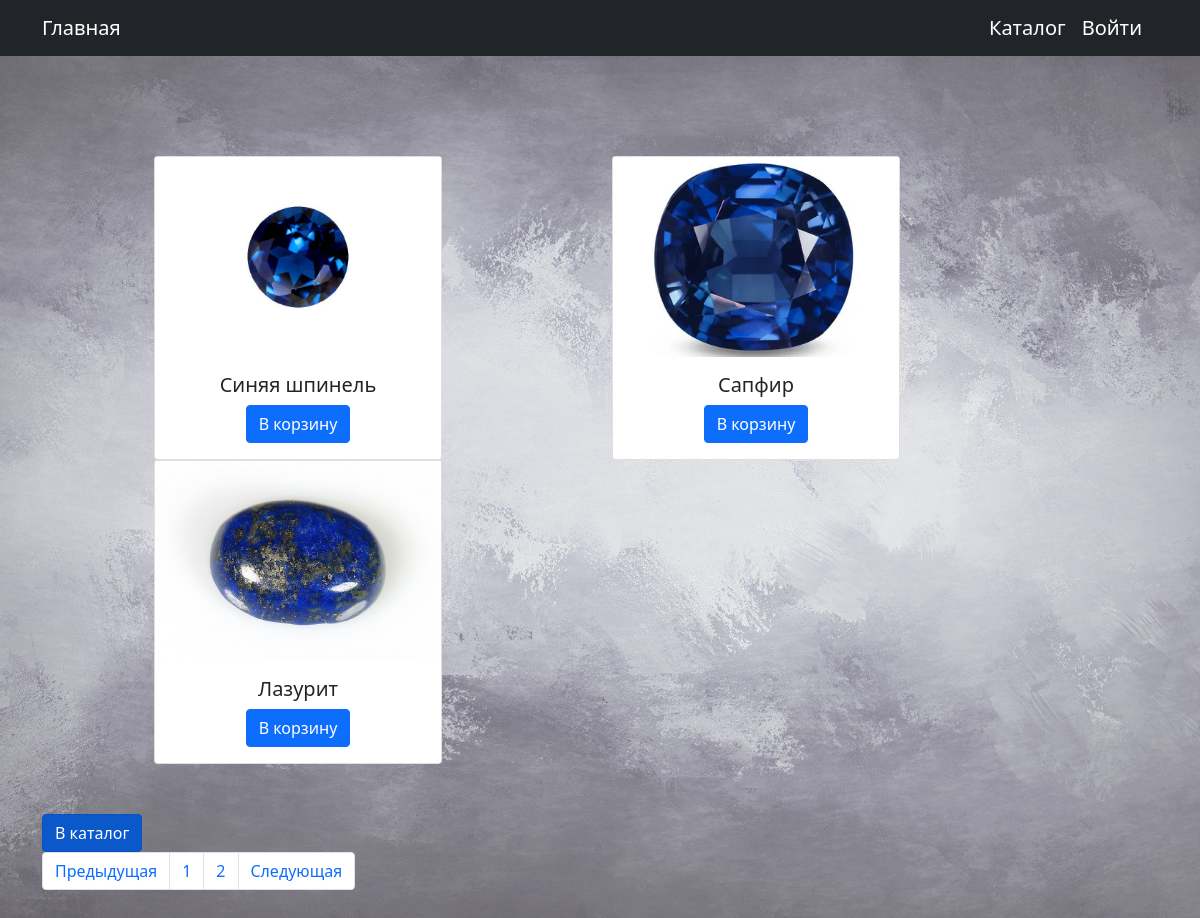
Screenshot of /categories/products/1 with the database file from the repository.
### products/models.py (models this page shows, shortened)
class Product(models.Model):
    name = models.CharField(max_length=200)
    description = models.TextField(null=True, blank=True)
    price = models.DecimalField(max_digits=6, decimal_places=2)
    amount = models.PositiveIntegerField(default=0)
    image = models.ImageField(upload_to='images')
    category = models.ForeignKey(to=Category, on_delete=models.PROTECT)

### products/views.py (the view)
# urls.py: path('products/<int:category_id>', cache_page(10)(ProductsListView.as_view()), name='products'),
class ProductsListView(ListView):
    model = Product
    template_name = 'products/products.html'
    context_object_name = 'products'
    paginate_by = 3
    def get_queryset(self):
        queryset = super(ProductsListView, self).get_queryset()
        category_id = self.kwargs.get('category_id')
        category = Category.objects.get(id=category_id)
        return queryset.filter(category=category)

### products/templates/products/products.html (shortened to what this page needs)
{% extends 'layout/base.html' %}
{% load static %}
{% block css %}
<link rel="stylesheet" href="{% static 'css/categories.css' %}">
<link rel="stylesheet" href="{% static 'css/main1.css' %}">
{% endblock %}
{% block content %}
<div class="container">
    <div class="row">
        {% for product in products %}
        <div class="col-sm">
            <div class="card" style="width: 18rem;">
                <div class="image">
                    <img src="{{ product.image.url }}" width="10">
                </div>
                <div class="card-body">
                    <h5 class="card-title">{{ product.name }}</h5>
                    <a href="{% url 'add_product' product.id %}" class="btn btn-primary">В корзину</a>
                </div>
            </div>
        </div>
        {% endfor %}
    </div>
<a href="{% url 'categories' %}" class="btn btn-primary active" aria-current="page">В каталог</a>
    {% if is_paginated %}
    <nav aria-label="Page navigation example">
        <ul class="pagination">
            <li class="page-item">
                <a class="page-link" href="">
                    Предыдущая
                </a>
            </li>
            {% for page in paginator.page_range %}
            <li class="page-item">
                <a class="page-link" href="
                ?category_id={{ category.id }}&page={{ page }}">
                    {{ page }}
                </a>
            </li>
            {% endfor %}
            <li class="page-item">
                <a class="page-link" href="{% if page_obj.has_next %}
            ?category_id={{ category.id }}&page={{ page_obj.next_page_number }}
            {% else %}
               # {% endif %}">Следующая</a>
            </li>
        </ul>
    </nav>
    {% endif %}
</div>
{% endblock %}

### static/css/categories.css (style rules this page uses)
nav { margin-bottom: 100px; }
body { background-image: url("../img/bg.jpg") no-repeat center fixed; -webkit-background-size: cover; -moz-background-size: cover; background-size: cover; -o-background-size: cover; }
.row { margin: 100px; margin-bottom: 50px; }
.card { text-align: center; }
.image { height: 200px; }
.image img { width: 100%; height: 100%; object-fit: cover; }

### static/css/main1.css (style rules this page uses)
body { background: url("../img/bg.jpg") no-repeat center fixed; -webkit-background-size: cover; -moz-background-size: cover; background-size: cover; -o-background-size: cover; }

### rows the page displays
Product: image (picture), name "Синяя шпинель"
Product: image (picture), name "Сапфир"
Product: image (picture), name "Лазурит"

### other values shown
{{ page }} "1" "2"
